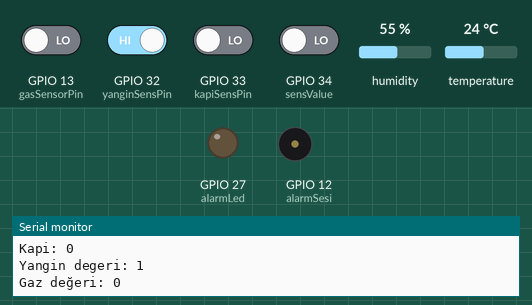
A sketch run on a simulated ESP32. Parts: output pins drawn as LEDs (lit = HIGH), buzzer (waves = sounding), the last lines printed to the serial monitor. The test bench sets the inputs (shaded band); at power-on: GPIO 32 (yanginSensPin) HIGH, GPIO 13 (gasSensorPin), GPIO 33 (kapiSensPin), GPIO 34 (sensValue) LOW, humidity 55 %, temperature 24 °C. WiFi joins after 1.5 s; servers stay silent unless stated; the local clock reads 2024-03-15 10:24:30 at power-on unless the sketch sets it.

Above: at 2.7 s.
2.8 s: GPIO 13 (gasSensorPin) driven HIGH
At 5.6 s:
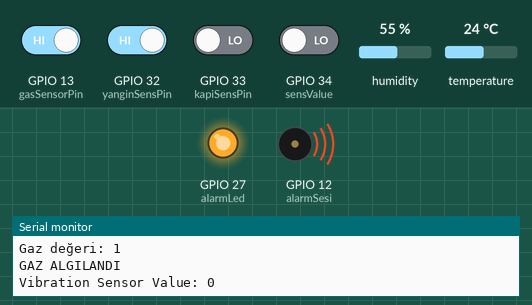
5.9 s: GPIO 32 (yanginSensPin) driven LOW
11.9 s: GPIO 33 (kapiSensPin) driven HIGH
Timing chart, 0 to 14.9 s (numbered marks = the images above; inputs shaded):
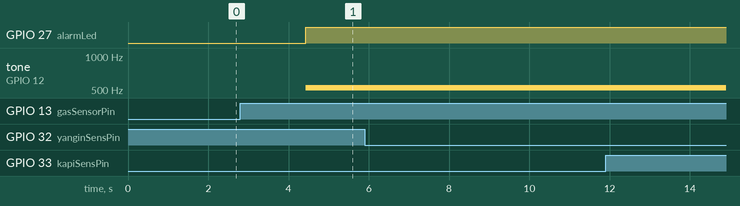

Measured:
- after the input at 2.8 s, GPIO 27 (alarmLed): LOW → HIGH after 1.6 s; tone on GPIO 12 (alarmSesi): silent → 523 Hz after 1.6 s

The sketch:

Sensor_Izleme_ESP32.ino
```cpp
#include <Arduino.h>
#if defined(ESP32)
#include <WiFi.h>
#elif defined(ESP8266)
#include <ESP8266WiFi.h>
#endif
#include <Firebase_ESP_Client.h>
#include <ESP32Servo.h>
#include <Adafruit_Sensor.h>
#include "DHT.h"
#include <Wire.h>
#include <OneWire.h>
#include <time.h>

#include "addons/TokenHelper.h"
#include "addons/RTDBHelper.h"

#define DHTPIN 25
#define DHTTYPE DHT11

#define WIFI_SSID "******"
#define WIFI_PASSWORD "*******"

#define API_KEY " ****************   "
#define DATABASE_URL " ******** "

FirebaseData fbdo;
FirebaseAuth auth;
FirebaseConfig config;

unsigned long sendDataPrevMillis = 0;
unsigned long getDataPrevMillis = 0;
int count = 1;
bool signupOK = false;
String intValue;

int alarmLed = 27;
int alarmSesi = 12;
int kapiSensPin = 33;
int yanginSensPin = 32;
int sensValue = 34;
DHT dht(DHTPIN, DHTTYPE);
int gasSensorPin = 13;

void setup() {
  Serial.begin(115200);
  Serial.println("Starting setup...");

  WiFi.begin(WIFI_SSID, WIFI_PASSWORD);
  Serial.print("Connecting to WiFi");
  while (WiFi.status() != WL_CONNECTED) {
    Serial.print(".");
    delay(300);
  }
  Serial.println();
  Serial.print("Connected. IP Address: ");
  Serial.println(WiFi.localIP());
  Serial.println();

  config.api_key = API_KEY;
  config.database_url = DATABASE_URL;

  if (Firebase.signUp(&config, &auth, "", "")) {
    Serial.println("Firebase sign up successful");
    signupOK = true;
  } else {
    Serial.printf("Firebase sign up error: %s\n", config.signer.signupError.message.c_str());
  }

  config.token_status_callback = tokenStatusCallback;
  Firebase.begin(&config, &auth);
  Firebase.reconnectWiFi(true);

   pinMode(sensValue, INPUT);
  pinMode(kapiSensPin, INPUT);
  pinMode(yanginSensPin, INPUT);
  pinMode(alarmLed, OUTPUT);
  pinMode(alarmSesi, OUTPUT);
  noTone(alarmSesi);
  dht.begin();

  ledcSetup(0, 5000, 8);
  ledcAttachPin(alarmSesi, 0);

  configTime(0, 0, "pool.ntp.org", "time.nist.gov");
  setenv("TZ", "GMT-3", 1);
}

void logEvent(String eventType) {
  time_t now;
  struct tm timeinfo;
  time(&now);
  localtime_r(&now, &timeinfo);

  char timeStr[25];
  strftime(timeStr, sizeof(timeStr), "%Y-%m-%d %H:%M:%S", &timeinfo);

  if (Firebase.ready() && signupOK) {
    String path = "/EVENT_LOGS/" + eventType + "/" + String(now);
    if (!Firebase.RTDB.setString(&fbdo, path + "/time", timeStr)) {
      Serial.println("Failed to log event time: " + fbdo.errorReason());
    }
    if (!Firebase.RTDB.setString(&fbdo, path + "/event", eventType)) {
      Serial.println("Failed to log event type: " + fbdo.errorReason());
    }
  }
}

void loop() {
  bool alarmTriggered = false;

  int lastValue = digitalRead(sensValue);
  Serial.print("Vibration Sensor Value: ");
  Serial.println(lastValue);
  delay(250);

  int kapiValue = digitalRead(kapiSensPin);
  Serial.print("Kapi: ");
  Serial.println(kapiValue);
  delay(200);
  if (kapiValue == 1) {
    Serial.println("Kapi Acildi!");
    logEvent("Kapi Acildi");
    alarmTriggered = true;
  }

  int yanginValue = digitalRead(yanginSensPin);
  Serial.print("Yangin degeri: ");
  Serial.println(yanginValue);
  delay(200);
  if (yanginValue == 0) {
    Serial.println("YANGIN VAR!!");
    logEvent("Yangin Var");
    alarmTriggered = true;
  }

  int gasValue = digitalRead(gasSensorPin);
  Serial.print("Gaz değeri: ");
  Serial.println(gasValue);
  delay(200);
  if (gasValue == 1) {
    Serial.println("GAZ ALGILANDI");
    logEvent("Duman algilandi");
    alarmTriggered = true;
  }

  if (alarmTriggered) {
    digitalWrite(alarmLed, HIGH);
    ledcWriteTone(0, 523);
  } else {
    digitalWrite(alarmLed, LOW);
    ledcWriteTone(0, 0);
  }

  if (Firebase.ready() && signupOK && (millis() - sendDataPrevMillis > 2000 || sendDataPrevMillis == 0)) {
    sendDataPrevMillis = millis();

    float h = dht.readHumidity();
    float t = dht.readTemperature();

    if (isnan(h) || isnan(t)) {
      Serial.println(F("Failed to read from DHT sensor!"));
      return;
    }

    if (!Firebase.RTDB.setString(&fbdo, "/SENSOR_IZLEME/SICAKLIK", String(t, 1))) {
      Serial.println("Firebase hatası: " + fbdo.errorReason());
    }

    if (!Firebase.RTDB.setString(&fbdo, "/SENSOR_IZLEME/NEM", String(h, 1))) {
      Serial.println("Firebase hatası: " + fbdo.errorReason());
    }

    if (!Firebase.RTDB.setString(&fbdo, "/SENSOR_IZLEME/GAZ", String(gasValue))) {
      Serial.println("Firebase hatası: " + fbdo.errorReason());
    }

    if (!Firebase.RTDB.setString(&fbdo, "/SENSOR_IZLEME/YANGIN", String(yanginValue))) {
      Serial.println("Firebase hatası: " + fbdo.errorReason());
    }

    if (!Firebase.RTDB.setString(&fbdo, "/SENSOR_IZLEME/KAPI", String(kapiValue))) {
      Serial.println("Firebase hatası: " + fbdo.errorReason());
    }

    if (!Firebase.RTDB.setString(&fbdo, "/SENSOR_IZLEME/TITRESIM", String(lastValue))) {
      Serial.println("Firebase hatası: " + fbdo.errorReason());
    }
  }
}
```
